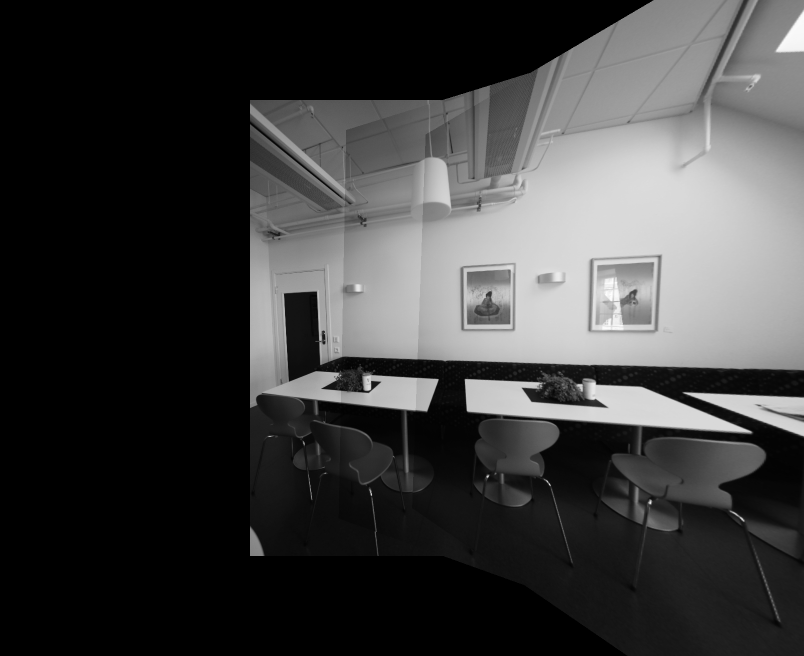
#> input picture Cylindrical_Stitching/output/output_homography.png, 1608 x 1312 px (shown at 1/2 size)
$ python original.py 3 output/output_homography.png output/output_homography_lpb.png output/output_cylindrical.png out.png
#> lines starting #> are read from the running program, lines starting #| are printed output that depends on the picture; after the words box and inside, x2 and y2 are one past the last pixel; in counts of white or black regions, pixels touching at a corner belong together
#
import os
import sys
import cv2
import numpy as np
import matplotlib.pyplot as plt
import math

# [13 lines left out: function help_message, not called in this run]

'''
Detect, extract and match features between img1 and img2.
Using SIFT as the detector/extractor, but this is inconsequential to the user.
Returns: (pts1, pts2), where ptsN are points on image N.
    The lists are "aligned", i.e. point i in pts1 matches with point i in pts2.
Usage example:
    im1 = cv2.imread("image1.jpg", 0)
    im2 = cv2.imread("image2.jpg", 0)
    (pts1, pts2) = feature_matching(im1, im2)
    plt.subplot(121)
    plt.imshow(im1)
    plt.scatter(pts1[:,:,0],pts1[:,:,1], 0.5, c='r', marker='x')
    plt.subplot(122)
    plt.imshow(im2)
    plt.scatter(pts1[:,:,0],pts1[:,:,1], 0.5, c='r', marker='x')
'''
def feature_matching(img1, img2, savefig=False):
    # Initiate SIFT detector
    sift = cv2.SIFT_create()
    # find the keypoints and descriptors with SIFT
    kp1, des1 = sift.detectAndCompute(img1,None)
    kp2, des2 = sift.detectAndCompute(img2,None)
    # FLANN parameters
    FLANN_INDEX_KDTREE = 1
    index_params = dict(algorithm = FLANN_INDEX_KDTREE, trees = 5)
    search_params = dict(checks=50)   # or pass empty dictionary
    flann = cv2.FlannBasedMatcher(index_params,search_params)
    matches2to1 = flann.knnMatch(des2,des1,k=2)

    matchesMask_ratio = [[0,0] for i in range(len(matches2to1))]
    match_dict = {}
    for i,(m,n) in enumerate(matches2to1):
        if m.distance < 0.7*n.distance:
            matchesMask_ratio[i]=[1,0]
            match_dict[m.trainIdx] = m.queryIdx

    good = []
    recip_matches = flann.knnMatch(des1,des2,k=2)
    matchesMask_ratio_recip = [[0,0] for i in range(len(recip_matches))]

    for i,(m,n) in enumerate(recip_matches):
        if m.distance < 0.7*n.distance: # ratio
            if m.queryIdx in match_dict and match_dict[m.queryIdx] == m.trainIdx: #reciprocal
                good.append(m)
                matchesMask_ratio_recip[i]=[1,0]


    if savefig:
        draw_params = dict(matchColor = (0,255,0),
                           singlePointColor = (255,0,0),
                           matchesMask = matchesMask_ratio_recip,
                           flags = 0)
        img3 = cv2.drawMatchesKnn(img1,kp1,img2,kp2,recip_matches,None,**draw_params)

        plt.figure(),plt.xticks([]),plt.yticks([])
        plt.imshow(img3,)
        plt.savefig("feature_matching.png",bbox_inches='tight')

    return ([ kp1[m.queryIdx].pt for m in good ],[ kp2[m.trainIdx].pt for m in good ])

'''
Warp an image from cartesian coordinates (x, y) into cylindrical coordinates (theta, h)
Returns: (image, mask)
Mask is [0,255], and has 255s wherever the cylindrical images has a valid value.
Masks are useful for stitching
Usage example:
    im = cv2.imread("myimage.jpg",0) #grayscale
    h,w = im.shape
    f = 700
    K = np.array([[f, 0, w/2], [0, f, h/2], [0, 0, 1]]) # mock calibration matrix
    imcyl = cylindricalWarpImage(im, K)
'''
# [36 lines left out: function cylindricalWarpImage, not called in this run]

'''
Calculate the geometric transform (only affine or homography) between two images,
based on feature matching and alignment with a robust estimator (RANSAC).
Returns: (M, pts1, pts2, mask)
Where: M    is the 3x3 transform matrix
       pts1 are the matched feature points in image 1
       pts2 are the matched feature points in image 2
       mask is a binary mask over the lists of points that selects the transformation inliers
Usage example:
    im1 = cv2.imread("image1.jpg", 0)
    im2 = cv2.imread("image2.jpg", 0)
    (M, pts1, pts2, mask) = getTransform(im1, im2)
    # for example: transform im1 to im2's plane
    # first, make some room around im2
    im2 = cv2.copyMakeBorder(im2,200,200,500,500, cv2.BORDER_CONSTANT)
    # then transform im1 with the 3x3 transformation matrix
    out = cv2.warpPerspective(im1, M, (im1.shape[1],im2.shape[0]), dst=im2.copy(), borderMode=cv2.BORDER_TRANSPARENT)
    plt.imshow(out, cmap='gray')
    plt.show()
'''
def getTransform(src, dst, method='affine'):
    pts1,pts2 = feature_matching(src,dst)

    src_pts = np.float32(pts1).reshape(-1,1,2)
    dst_pts = np.float32(pts2).reshape(-1,1,2)

    if method == 'affine':
        M, mask = cv2.estimateAffine2D(src_pts, dst_pts, cv2.RANSAC, ransacReprojThreshold=5.0)

    if method == 'homography':
        M, mask = cv2.findHomography(src_pts, dst_pts, cv2.RANSAC, 5.0)

    matchesMask = mask.ravel().tolist()

    return (M, pts1, pts2, mask)

# ===================================================
# ================ Perspective Warping ==============
# ===================================================
# [22 lines left out: function Perspective_warping, not called in this run]

def Laplacian_perspective_warping(img1, img2, img3):

    output_name = sys.argv[5] + "output_homography_lpb.png"

    # Add padding to allow space around the center image to paste other images.
    img1 = cv2.copyMakeBorder(img1,200,200,500,500, cv2.BORDER_CONSTANT)

    # Calculate homography transformation for img2 to img1.
    (M21, pts221, pts121, mask21) = getTransform(img2,img1, 'homography')

    # Transformed image of img1 and img2 using homography.
    tranformedImage2 = cv2.warpPerspective(img2, M21, (img1.shape[1],img1.shape[0]), dst=img1.copy(),borderMode=cv2.BORDER_TRANSPARENT)

    # Calculate homography transformation for img3 to img1.
    (M31, pts231, pts131, mask31) = getTransform(img3,img1, 'homography')
    tranformedImage3 = cv2.warpPerspective(img3, M31, (img1.shape[1],img1.shape[0]), dst=img1.copy(),borderMode=cv2.BORDER_TRANSPARENT)

    # Combine both transformed images
    # Pass tranformedImage3 as first and tranformedImage2 as second parameter in function because
    # laplacian function blend by taking first half of first image and second hafl of second image.
    output_image = Laplacian_blending(tranformedImage3, tranformedImage2)

    cv2.imwrite(output_name, output_image)

    return True

def Laplacian_blending(img1, img2):

    levels = 3
    # generating Gaussian pyramids for both images
    gpImg1 = [img1.astype('float32')]
    gpImg2 = [img2.astype('float32')]
    for i in range(levels):
        img1 = cv2.pyrDown(img1)   # Downsampling using Gaussian filter
        gpImg1.append(img1.astype('float32'))
        img2 = cv2.pyrDown(img2)
        gpImg2.append(img2.astype('float32'))

    # Generating Laplacin pyramids for both images
    lpImg1 = [gpImg1[levels]]
    lpImg2 = [gpImg2[levels]]

    for i in range(levels,0,-1):
        # Upsampling and subtracting from upper level Gaussian pyramid image to get Laplacin pyramid image
        tmp = cv2.pyrUp(gpImg1[i]).astype('float32')
        tmp = cv2.resize(tmp, (gpImg1[i-1].shape[1],gpImg1[i-1].shape[0]))
        lpImg1.append(np.subtract(gpImg1[i-1],tmp))

        tmp = cv2.pyrUp(gpImg2[i]).astype('float32')
        tmp = cv2.resize(tmp, (gpImg2[i-1].shape[1],gpImg2[i-1].shape[0]))
        lpImg2.append(np.subtract(gpImg2[i-1],tmp))

    laplacianList = []
    for lImg1,lImg2 in zip(lpImg1,lpImg2):
        rows,cols = lImg1.shape
        # Merging first and second half of first and second images respectively at each level in pyramid
        mask1 = np.zeros(lImg1.shape)
        mask2 = np.zeros(lImg2.shape)
        mask1[:, 0:int(cols/ 2)] = 1
        mask2[:, int(cols / 2):] = 1
        imshow("mask1",mask1)
        cv2.waitKey(0)

        tmp1 = np.multiply(lImg1, mask1.astype('float32'))
        tmp2 = np.multiply(lImg2, mask2.astype('float32'))
        tmp = np.add(tmp1, tmp2)

        laplacianList.append(tmp)

    img_out = laplacianList[0]
    for i in range(1,levels+1):
        img_out = cv2.pyrUp(img_out)   # Upsampling the image and merging with higher resolution level image
        img_out = cv2.resize(img_out, (laplacianList[i].shape[1],laplacianList[i].shape[0]))
        img_out = np.add(img_out, laplacianList[i])

    np.clip(img_out, 0, 255, out=img_out)
    return img_out.astype('uint8')

# ===================================================
# =============== Cynlindrical Warping ==============
# ===================================================

# Stich two images using a mask. Copy warpedImage in baseImage only if value in mask is 255.
# [89 lines left out: functions Stitch_images, Cylindrical_warping, Laplacian_cylindrical_warping, not called in this run]


if __name__ == '__main__':
   question_number = -1

   # Validate the input arguments
   if (len(sys.argv) != 6):
      help_message()
      sys.exit()
   else:
       question_number = int(sys.argv[1])
       if (question_number > 4 or question_number < 1):
          print("Input parameters out of bound ...")
          sys.exit()

   input_image1 = cv2.imread(sys.argv[2], 0)
#> input_image1 is the input picture: shape (1312, 1608); min 0, max 255, mean 62.3
   input_image2 = cv2.imread(sys.argv[3], 0)
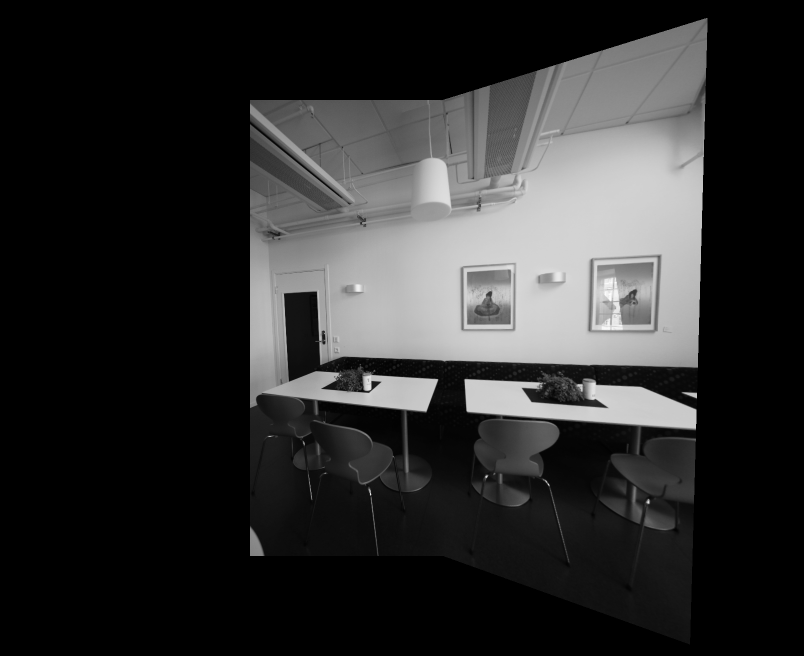
#> input picture Cylindrical_Stitching/output/output_homography_lpb.png, 1608 x 1312 px (shown at 1/2 size)
#> input_image2 is the input picture: shape (1312, 1608); min 0, max 255, mean 46.1
   input_image3 = cv2.imread(sys.argv[4], 0)
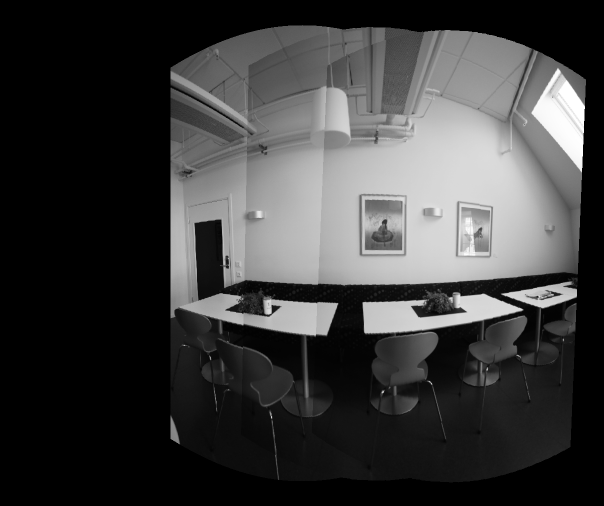
#> input picture Cylindrical_Stitching/output/output_cylindrical.png, 1208 x 1012 px (shown at 1/2 size)
#> input_image3 is the input picture: shape (1012, 1208); min 0, max 255, mean 60.1

   function_launch = {
   1 : Perspective_warping,
   2 : Cylindrical_warping,
   3 : Laplacian_perspective_warping,
   4 : Laplacian_cylindrical_warping,
   }

   # Call the function
   function_launch[question_number](input_image1, input_image2, input_image3)
#> in Laplacian_perspective_warping, `img1 = cv2.copyMakeBorder(img1,200,200,500,500, cv2.BORDER_CONSTANT)`:
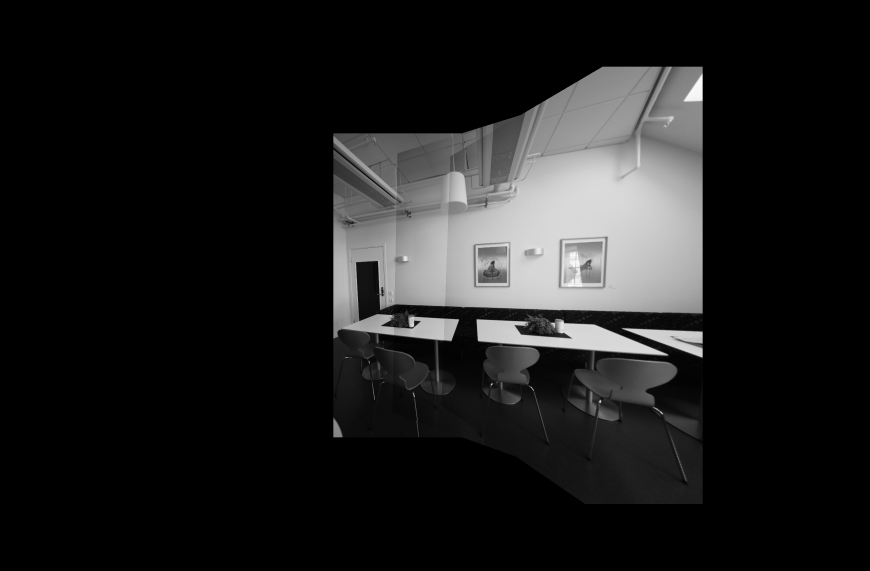
#> img1: shape (1712, 2608) (shown at 1/3 size); min 0, max 255, mean 29.4
#> in feature_matching, `kp1, des1 = sift.detectAndCompute(img1,None)`: kp1 = 834 keypoints; strongest (x, y, size): (741, 989, 2.1), (1388, 790, 7.9), (973, 953, 3.3), (749, 768, 9.1)
#> in feature_matching, `kp2, des2 = sift.detectAndCompute(img2,None)`: kp2 = 860 keypoints; strongest (x, y, size): (1733, 679, 513.5), (1475, 1153, 3.3), (1242, 1189, 2.4), (1599, 1169, 2.2)
#> in feature_matching, `matches2to1 = flann.knnMatch(des2,des1,k=2)`: matches2to1 = 860 matches
#> in feature_matching, `matchesMask_ratio = [[0,0] for i in range(len(matches2to1))]`: matchesMask_ratio = 860 pairs, first value 0 to 0, second value 0 to 0
#> after the loop in feature_matching, `for i,(m,n) in enumerate(matches2to1):`: match_dict = 482 items; matchesMask_ratio = 860 pairs, first value 0 to 1, second value 0 to 0
#> in feature_matching, `recip_matches = flann.knnMatch(des1,des2,k=2)`: recip_matches = 834 matches
#> in feature_matching, `matchesMask_ratio_recip = [[0,0] for i in range(len(recip_matches))]`: matchesMask_ratio_recip = 834 pairs, first value 0 to 0, second value 0 to 0
#> after the loop in feature_matching, `for i,(m,n) in enumerate(recip_matches):`: good = 458 matches; matchesMask_ratio_recip = 834 pairs, first value 0 to 1, second value 0 to 0
#> in getTransform, `pts1,pts2 = feature_matching(src,dst)`: pts1 = 458 pairs, first value 491.6 to 1377.1, second value 175.5 to 1097; pts2 = 458 pairs, first value 991.6 to 1881.7, second value 375.5 to 1297
#> in getTransform, `src_pts = np.float32(pts1).reshape(-1,1,2)`: src_pts = 458 rows, first 8: [491.6, 240.5], [501.2, 251.2], [501.6, 251.9], [501.6, 380.7], [501.6, 813], [501.9, 437.7], [502.1, 252.9], [502.1, 271.6]
#> in getTransform, `dst_pts = np.float32(pts2).reshape(-1,1,2)`: dst_pts = 458 rows, first 8: [991.6, 440.5], [1001.2, 451.2], [1001.6, 451.9], [1001.6, 580.7], [1001.6, 1013], [1001.9, 637.7], [1002.1, 452.9], [1002.1, 471.6]
#> in getTransform, `M, mask = cv2.findHomography(src_pts, dst_pts, cv2.RANSAC, 5.0)`: M = [[0.99, -0.00159, 503], [-0.00416, 0.993, 203.5], [-4.45e-06, -1.8e-06, 1]]; mask = 458 values, max 1 at index 0, min 0 at index 175, mean 0.989
#> in getTransform, `matchesMask = mask.ravel().tolist()`: matchesMask has the same summary as mask
#> in Laplacian_perspective_warping, `(M21, pts221, pts121, mask21) = getTransform(img2,img1, 'homography')`: M21 has the same summary as M in getTransform; pts221 has the same summary as pts1 in getTransform; pts121 has the same summary as pts2 in getTransform; mask21 has the same summary as mask in getTransform
#> in Laplacian_perspective_warping, `tranformedImage2 = cv2.warpPerspective(img2, M21, (img1.shape[1],img1...`:
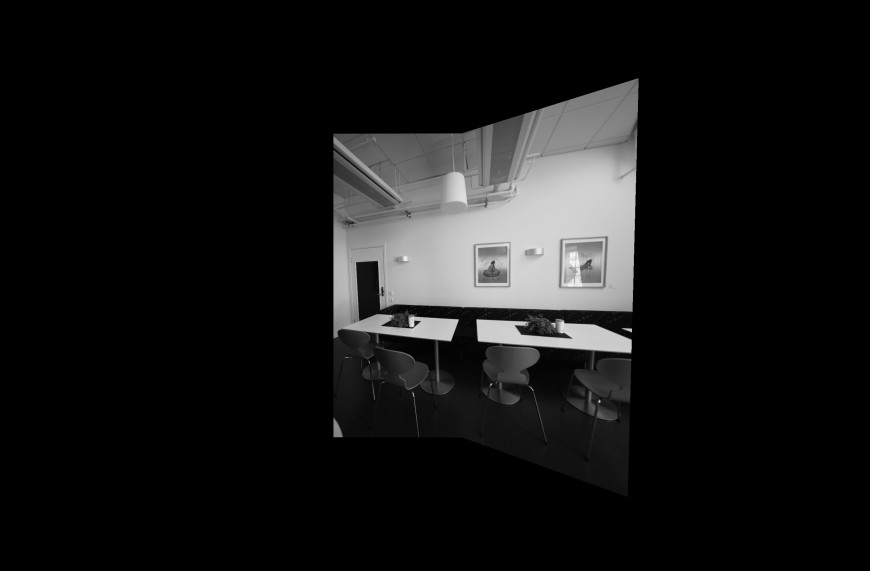
#> tranformedImage2: shape (1712, 2608) (shown at 1/3 size); min 0, max 254, mean 21.8
#> in feature_matching (call 2), `kp1, des1 = sift.detectAndCompute(img1,None)`: kp1 = 1066 keypoints; strongest (x, y, size): (765, 784, 2.9), (863, 767, 1.8), (859, 763, 2), (1040, 619, 5.4)
#> in feature_matching (call 2), `recip_matches = flann.knnMatch(des1,des2,k=2)`: recip_matches = 1066 matches
#> after the loop in feature_matching (call 2), `for i,(m,n) in enumerate(recip_matches):`: good = 257 matches; matchesMask_ratio_recip = 1066 pairs, first value 0 to 1, second value 0 to 0
#> in getTransform (call 2), `src_pts = np.float32(pts1).reshape(-1,1,2)`: src_pts = 257 rows, first 8: [343.1, 193.2], [344.9, 629.9], [376.4, 334.8], [376.7, 350.8], [385.4, 602.3], [389.1, 342.4], [389.1, 342.4], [418, 472.4]
#> in getTransform (call 2), `dst_pts = np.float32(pts2).reshape(-1,1,2)`: dst_pts = 257 rows, first 8: [1002.1, 471.6], [1006.1, 1005.5], [1050.9, 656.3], [1052.4, 675], [1062.9, 965.8], [1068, 668.5], [1068, 668.5], [1102.9, 822]
#> in Laplacian_perspective_warping, `(M31, pts231, pts131, mask31) = getTransform(img3,img1, 'homography')`: M31 = [[-0.425, 0.0138, 1050.1], [-0.569, 0.534, 589.4], [-0.000663, 7.83e-06, 1]]; pts231 = 257 pairs, first value 343.1 to 1034.1, second value 87.18 to 830.2; pts131 = 257 pairs, first value 1002.1 to 1949.6, second value 262.9 to 1184.7; mask31 = 257 values, max 1 at index 108, min 0 at index 0, mean 0.49
#> in Laplacian_perspective_warping, `tranformedImage3 = cv2.warpPerspective(img3, M31, (img1.shape[1],img1...`:
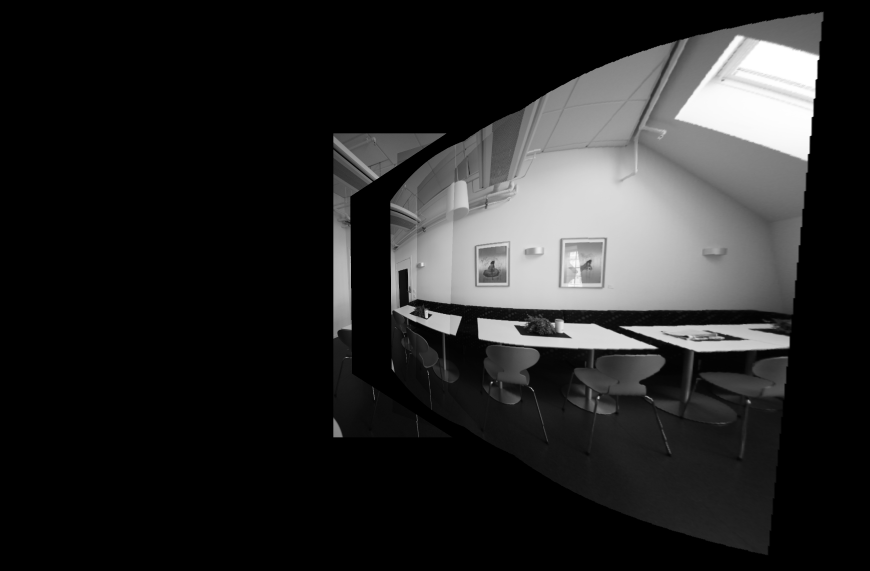
#> tranformedImage3: shape (1712, 2608) (shown at 1/3 size); min 0, max 255, mean 39
#> the loop in Laplacian_blending, `for i in range(levels):` made 3 passes
#> pass 2, in Laplacian_blending, `img2 = cv2.pyrDown(img2)`:
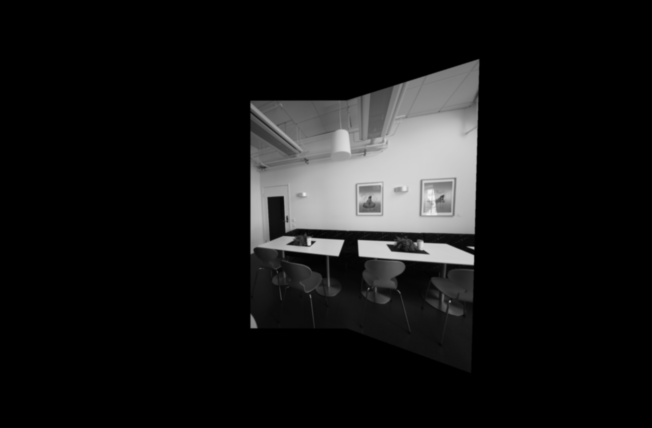
#> img2: shape (428, 652); min 0, max 244, mean 21.8
#> after the loop in Laplacian_blending, `for i in range(levels):`: gpImg1 = 4 items
#> the loop in Laplacian_blending, `for lImg1,lImg2 in zip(lpImg1,lpImg2):` made 1 pass
#> (rows, cols) on pass 1: (214, 326)
#> after the loop in Laplacian_blending, `for lImg1,lImg2 in zip(lpImg1,lpImg2):`:
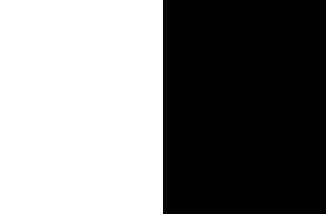
#> mask1: shape (214, 326) float64; values 0 (black) and 1 (white), 50% white; 1 white region, box (x1, y1, x2, y2) and area: (0, 0, 163, 214) 34882
#> after the loop in Laplacian_blending, `for lImg1,lImg2 in zip(lpImg1,lpImg2):`: mask2: shape (214, 326) float64; values 0 (black) and 1 (white), 50% white; 1 white region, box (x1, y1, x2, y2) and area: (163, 0, 326, 214) 34882
#> after the loop in Laplacian_blending, `for lImg1,lImg2 in zip(lpImg1,lpImg2):`: laplacianList = []
#> (the run stopped early here; a loop or call above may not have finished)
